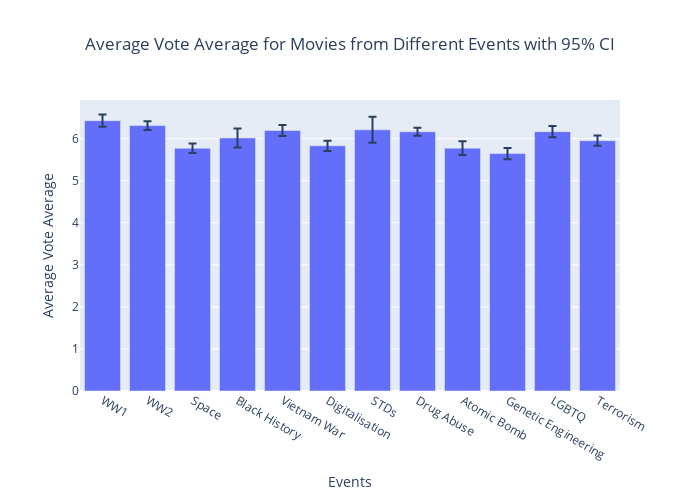

The notebook cell saved with this chart:
### Code cell
# Create the interactive barplot for vote_average

fig_vote = go.Figure()

fig_vote.add_trace(go.Bar(
    name="Mean",
    x=events,
    y=all_averages_vote,
    marker=dict(color='rgb(99, 110, 250)'),
    error_y=dict(
        type='data',
        symmetric=False,
        array=[(high - low) / 2 for low, high in zip(lower_bound_vote, upper_bound_vote)],
        arrayminus=[(high - low) / 2 for low, high in zip(lower_bound_vote, upper_bound_vote)]
    ),
))

fig_vote.update_layout(
    barmode="group",
    width=700,
    height=500,
    xaxis_title="Events",
    yaxis_title="Average Vote Average",
    title="Average Vote Average for Movies from Different Events with 95% CI",
    title_x=0.5,
)

fig_vote.show()
# fig_vote.write_image("./plots/average_vote_average_bar.png")
#fig_vote.write_html("./plots/average_vote_average_bar.html")

### Figure 1 — Plotly figure (JSON) as saved in the notebook; plotly's stock layout.template omitted (floating-point values rounded to 4 significant figures)
{"data": [{"error_y": {"array": [0.1456, 0.105, 0.1128, 0.2259, 0.1313, 0.1219, 0.3088, 0.09371, 0.1631, 0.1338, 0.1363, 0.1208], "arrayminus": [0.1456, 0.105, 0.1128, 0.2259, 0.1313, 0.1219, 0.3088, 0.09371, 0.1631, 0.1338, 0.1363, 0.1208], "symmetric": false, "type": "data"}, "marker": {"color": "rgb(99, 110, 250)"}, "name": "Mean", "type": "bar", "x": ["WW1", "WW2", "Space", "Black History", "Vietnam War", "Digitalisation", "STDs", "Drug Abuse", "Atomic Bomb", "Genetic Engineering", "LGBTQ", "Terrorism"], "y": [6.428, 6.31, 5.771, 6.016, 6.194, 5.83, 6.209, 6.164, 5.775, 5.645, 6.167, 5.952]}], "layout": {"barmode": "group", "height": 500, "title": {"text": "Average Vote Average for Movies from Different Events with 95% CI", "x": 0.5}, "width": 700, "xaxis": {"title": {"text": "Events"}}, "yaxis": {"title": {"text": "Average Vote Average"}}}}
